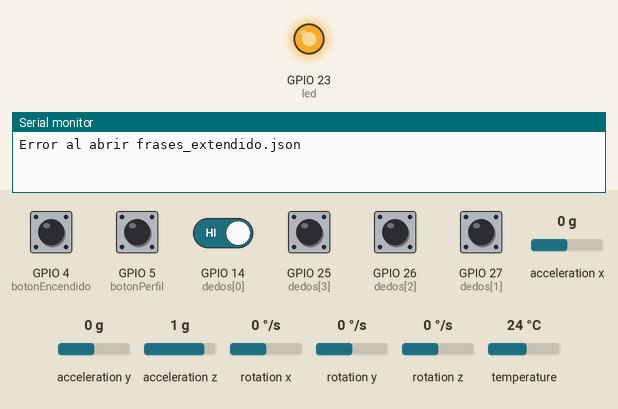
This sketch was run on a simulated ESP32. Shown: output pins drawn as LEDs (lit = HIGH), the last lines printed to the serial monitor. Dashed ring = blinking. The inputs (shaded band) are chosen by the test bench; at power-on: GPIO 4 (botonEncendido), GPIO 5 (botonPerfil), GPIO 14 (dedos[0]), GPIO 25 (dedos[3]), GPIO 26 (dedos[2]), GPIO 27 (dedos[1]) HIGH, acceleration x 0 g, acceleration y 0 g, acceleration z 1 g, rotation x 0 °/s, rotation y 0 °/s, rotation z 0 °/s, temperature 24 °C. Storage starts empty; nothing arrives over Bluetooth unless stated.

Above: at 1.3 s.
1.4 s: GPIO 4 (botonEncendido) pulled LOW for 0.15 s
At 2.1 s:
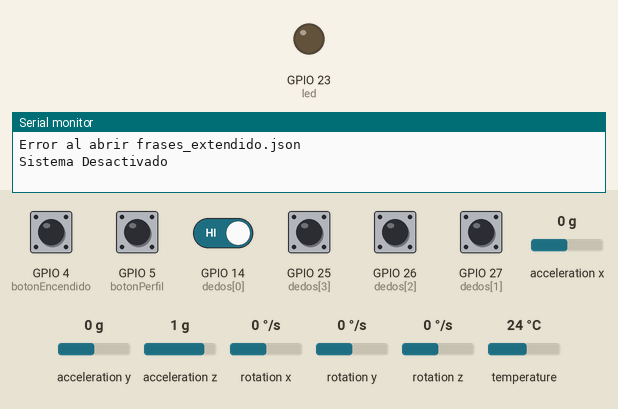
4.6 s: GPIO 4 (botonEncendido) pulled LOW for 1 s
At 5.0 s:
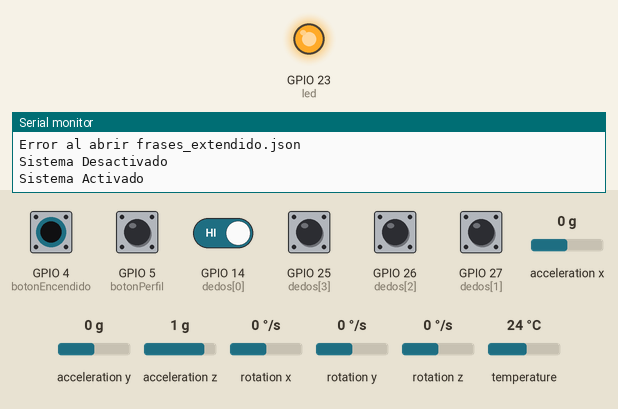
7.1 s: GPIO 4 (botonEncendido) driven LOW and GPIO 14 (dedos[0]) driven LOW
At 7.5 s:
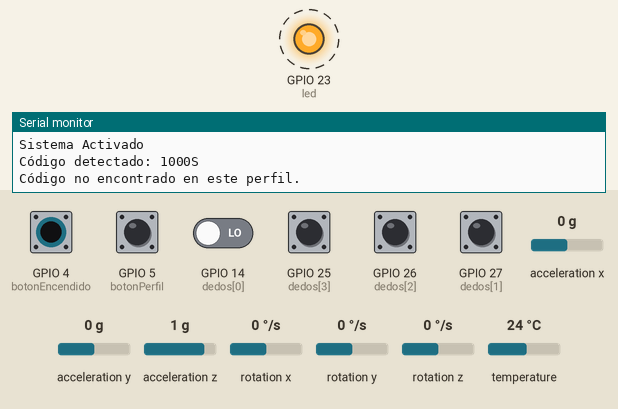
Timing chart, 0 to 17.1 s (numbered marks = the images above; inputs shaded):
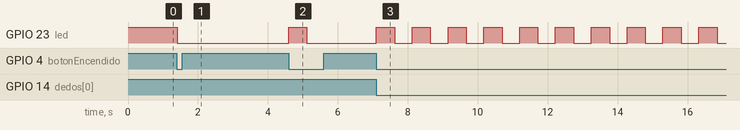

The sketch:

esp32v4.ino
```cpp
//Paquetes que usaremos.
  //Librerias del giroscopio
#include <Adafruit_MPU6050.h>
#include <Adafruit_Sensor.h>
#include <ArduinoJson.h> //Libreria para interpreatr archivos JSON (BaseDatos), permite parsear y crear.
#include "FS.h" //File System, permite abrir, leer, escribir... archivos.
#include "SPIFFS.h" //Permite almacenar datos en una especie de "memoria" de la ESP32.
#include "BluetoothSerial.h" // Comunicación Bluetooth

BluetoothSerial SerialBT; //Crea un objeto llamada SerialBT (Serial Bluetooth) para manejar la comunicación.
Adafruit_MPU6050 mpu; //Objeto del sensor

//Componentes asignados en constante para evitar cambios inintencionados.
const int dedos[4] = {14, 27, 26, 25}; //Array de numero de pin claramente en entero.
const int botonEncendido = 4; //Boton de encendido (Activar desactivar el sistema, cambiando el estado de un led).
const int led = 23; //Led que cambia de estado mencionado anteriormente.
const int botonPerfil = 5; //Boton que permite cambiar los perfiles cargados.

//Variables "base" para modificar comportamientos.
bool sistemaActivo = true; //Bool que enciende o no en base al estado del sistema.
int perfilActual = 1; //Variable que iteramos para cambiar entre los perfiles.

//Variables encargadas de cuantificar el tiempo que ha pasado desde que se pulso determinado boton.
unsigned long ultimoCambioEncendido = 0;
unsigned long ultimoCambioPerfil = 0;

//Crea un documento JSON con capacidad de 8192 bytes, aqui se almacenan las frases cuando las cargamos de manera manual.
DynamicJsonDocument frases(8192);

//"DEBUG" Variable manual para eje Z (temporal en lugar de giroscopio).
  //Rangos: S [7,inf) N (-7,7) I [-7,-inf)
int zManual = 0;


// -------------------- Función para Cargar JSON -------------------- //
void cargarFrases() {
  //Abre el archivo y en caso de que no poder hacerlo (!file), manda un mensaje de error.
  File file = SPIFFS.open("/frases_extendido.json", "r");
  if (!file) {
    Serial.println("Error al abrir frases_extendido.json");
    return;
  }

  //Intenta deserializarlo y en caso de tener error también envia mensaje de alerta
  DeserializationError err = deserializeJson(frases, file);
  file.close();
  if (err) {
    Serial.println("Error al leer JSON:");
    Serial.println(err.c_str());
    return;
  }

  //En caso de no haber ningun problema, envia un aviso de exito.
  //Serial.println("Frases cargadas correctamente.");
}

// -------------------- Obtener código de 4 bits + sufijo eje Z -------------------- //
//Función String que transcribe la actual combinación de pines digitales y el sufijo en base al intervalo del eje Z que tenga el giroscopio.
String obtenerCodigo() {
  //Variable base donde se escribira el codigo.
  String codigo = "";

  //Recorre el array donde estan los pines analizando si esta "activo" o no, en este caso, ser activo es estar en LOW.
  for (int i = 0; i < 4; i++) {
    bool presionado = digitalRead(dedos[i]) == LOW;
    codigo += presionado ? '1' : '0';
  }

  //Sufijo según el intervalo que tenga el eje Z, actualmente manual.
  if (zManual <= -7) {
    codigo += 'I';
  } else if (zManual >= 7) {
    codigo += 'S';
  } else {
    codigo += 'N';
  }
  return codigo;
}

// -------------------- Guardar nuevo JSON desde Bluetooth -------------------- //
void guardarNuevoJSON(String nuevoContenido) {

  delay(200);
  //En caso de no poder cargar correctamente el archivo en forma de escritura, da un mensaje de error.
  File file = SPIFFS.open("/frases_extendido.json", "w");
  if (!file) {
    Serial.println("No se pudo abrir frases_extendido.json para escritura.");
    return;
  }

  //Aviso de que se ha realizado correctamente
  file.print(nuevoContenido); //DEBUG Muestra el contenido del JSON de entrada por SerialBluetooth.
  file.close(); //Cerramos el archivo pues ya se escribio en el la nueva información.
  //Serial.println("Nuevo JSON guardado desde Bluetooth."); //Mensaje de aviso.

  cargarFrases();
}

// -------------------- SETUP -------------------- //
void setup() {
  Serial.begin(9600); //Baudios funcionales para mi ESP32.
  SerialBT.begin("TechTalk"); //Nombre con el que aparecera en Bluetooth.

  //Configuramos los pines de los dedos como entrada usando pullUp a traves de un for.
  for (int i = 0; i < 4; i++) {
    pinMode(dedos[i], INPUT_PULLUP);
  }

  //Inicializamos los demas componentes.
  pinMode(botonEncendido, INPUT_PULLUP);
  pinMode(botonPerfil, INPUT_PULLUP);
  pinMode(led, OUTPUT);

  //Iniciamos el led en HIGH para que corresponda al sistema en modo activo.
  digitalWrite(led, HIGH);

  //Iniciamos el SPIFFS (El espacio de "memoria" donde estara el JSON que carguemos).
  if (!SPIFFS.begin(true)) {
    Serial.println("Error montando SPIFFS");
    return;
  }

  cargarFrases();
    // Inicializar el MPU6050
  if (!mpu.begin()) {
    Serial.println("No se encontró el MPU6050. Verifica conexión.");
    while (1) delay(10);
  }

  mpu.setAccelerometerRange(MPU6050_RANGE_8_G);
  mpu.setGyroRange(MPU6050_RANGE_500_DEG);
  mpu.setFilterBandwidth(MPU6050_BAND_21_HZ);
  delay(100);

}

// -------------------- LOOP -------------------- //
void loop() {
  //Variable base para poder despues hacer la diferencia entre el tiempo que ha pasado desde haber pulsado determinado botón.
  unsigned long ahora = millis();

  // Obtener valor del eje Z desde el acelerómetro del MPU6050
  sensors_event_t a, g, temp;
  mpu.getEvent(&a, &g, &temp);

  zManual = a.acceleration.z;
  // DEBUG opcional:
  //Serial.print("Valor Z acelerómetro: "); Serial.println(zManual);

  // Botón de encendido
    //Busca una diferencia entre la ultima vez que se pulso, evitando errores por sobrecargar el sistema.
  if (digitalRead(botonEncendido) == LOW && ahora - ultimoCambioEncendido > 500) {

    //Invierte el valor del bool que cambia el estado del sistema.
    sistemaActivo = !sistemaActivo;

    //Reasigna el valor del ultimo cambio.
    ultimoCambioEncendido = ahora;

    //Cambiamos el estado del led indicativo y también enviamos un mensaje de aviso por el Serial.
    digitalWrite(led, sistemaActivo ? HIGH : LOW);
    Serial.println(sistemaActivo ? "Sistema Activado" : "Sistema Desactivado");
  }

  // Botón de perfil
    //Busca una diferencia entre la ultima vez que se pulso, evitando errores por sobrecargar el sistema.
  if (digitalRead(botonPerfil) == LOW && ahora - ultimoCambioPerfil > 500) {
    //Cambiamos al siguiente perfil (perfilActual = perfilActual + 1;)
    perfilActual++;
    String claveNueva = "perfil" + String(perfilActual);
    if (!frases.containsKey(claveNueva)) {
      perfilActual = 1;
    }

    //Reasigna el valor del ultimo cambio.
    ultimoCambioPerfil = ahora;

    //Mostramos mensaje guía por el Serial.
    Serial.print("Perfil actual: ");
    Serial.println(perfilActual);
  }

  //En caso de que el sistema este apagado, finaliza el loop, evitando que suceda cualquier cosa.
  if (!sistemaActivo) return;

  // Lectura de código + sufijo
  String codigo = obtenerCodigo();

  // Solo procesar el código si no es 0000 (pero no detener el loop)
if (!codigo.startsWith("0000")) {
  //Evita que pase por alto alguna combinación sin indicación de eje Z (previene cualquier altercado de envio por la app).
  if (codigo.endsWith("I") || codigo.endsWith("N") || codigo.endsWith("S")) {
    //Construye la indicación de primera clave para el Map general en formato como {"perfil1", "perfil2"}.
    String clavePerfil = "perfil" + String(perfilActual);
    //Muestra el código encontrado.
    Serial.print("Código detectado: ");
    Serial.println(codigo);

    //Busca dentro del diccionario de diccionarios, primero iterando el perfil para despues encontrar la frase/palabra del código.
    if (frases[clavePerfil][codigo].is<String>()) {
      //Guarda la palabra/frase encontrada como String.
      String frase = frases[clavePerfil][codigo].as<String>();
      //La muestra en el Serial para despues ser leída por el programa de pyttsx3.
      //Serial.println("Frase: " + frase);
      SerialBT.println(frase);
      Serial.println(frase);

      //En caso contrario avisara que no encontro nada con esa pareja clave-valor.
    } else {
      Serial.println("Código no encontrado en este perfil.");
    }

    delay(500);
  }
}

  // Lectura Bluetooth para actualización de JSON, siemre y cuando este habilitado el canal.
  if (SerialBT.available()) {
    //Leera el JSON hasta que encuentre un salto de linea (\n).
    String jsonRecibido = SerialBT.readStringUntil('\n');
    //Mensaje de aviso.
    //Serial.println("JSON recibido por Bluetooth:");
    //Serial.println(jsonRecibido);
    //Utiliza la función previa con la información que llego.
    guardarNuevoJSON(jsonRecibido);
  }

}
```

Measured:
- after the input at 1.4 s, GPIO 23 (led): HIGH → LOW at once
- after the input at 4.6 s, GPIO 23 (led): LOW → HIGH at once, → LOW 0.50 s later
- after the input at 7.1 s, GPIO 23 (led): alternates HIGH for 0.52 s and LOW for 0.50 s, starting at once
